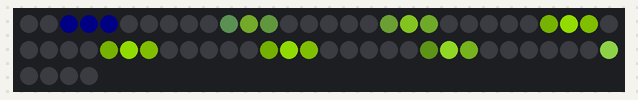
Bench run of a sketch on a simulated Arduino Uno, built with avr-gcc and run on an emulated ATmega328P. Parts: 64 RGB LEDs in strip order, left to right, continuing on the next row. Dim RGB values are drawn brighter than linear; random numbers use the default seed unless the sketch sets one.

Above: at 0.17 s.
At 11.01 s:
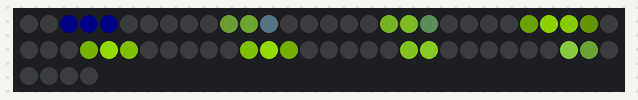
At 38.71 s:
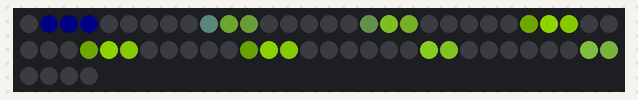

The sketch:

dotstar_candle1.ino
```cpp
#include <Adafruit_DotStar.h>
#include <SPI.h>

#define PT_EN    0
#define pt(x)    if(PT_EN) Serial.print(x)
#define pl(x)    if(PT_EN) Serial.println(x)

#define NUMPIXELS 64 //
#define DATAPIN    2
#define CLOCKPIN   3
Adafruit_DotStar strip(NUMPIXELS, DATAPIN, CLOCKPIN, DOTSTAR_BRG);

void setup() {
  if(PT_EN) Serial.begin(115200);
  if(PT_EN) delay(1000);

  strip.begin(); // Initialize pins for output
  strip.show();  // Turn all LEDs off ASAP

  randomSeed(analogRead(A0));
}

long t = 0;

int      head  = 0, tail = -2; // Index of first 'on' and 'off' pixels
uint32_t color = 0xFF0000;      // 'On' color (starts red)
int led = 0;

float dim = 1.6;

double candleSlope = 0.2;
float baseX = 3.1;
float baseMin = 1.8;
float baseMax = 6.2;

float baseY = 2.2;      // static base drawn up to here
float flameWaist = 4.9; // height from which is narrows
float flameBase = 1.6;  // width of base, below waist
float flameTip = 0.8;   // width at tip

// * Vary flame base
  int baseRanFreq = 60;
  int baseRanStep = 20;  // mag of random var
//  int baseXret = 2000;


// * Vary flame slope
  int slopeRanFreq = 30;  // prob /1000 of adding random slope
  float slopeLim = 2.8;
  float slopeStep = 0.029;  // 0.015
  float slopeReturn = 0.3;


void loop() {


  led = 0;
  for( int r=0; r<8; r++)
  {
    for(int c=0; c<8; c++)
    {
      float bright = 0;

      if(r<=baseY)
      {
        // * bottom rows
        if( abs(baseX-c)<flameBase ){ // if inside flame base
          //bright = map_f(r,0.0,baseY, 1.0,255.0);
          bright = map_f( abs(baseX-c), 0,flameBase, 80.0*r, 1.0 );
        }
        else{
          bright = 0.0;
        }
        draw_base(bright);
      }
      else
      {
        // flame up

        // pos of flame on that row
        float rowFlameX = baseX + (r-baseY) * candleSlope / 10;

        // bright by X dist from there
        float dist = abs(rowFlameX-c);
        float width = flameBase;

        if(r>flameWaist)
          width = map_f(r, flameWaist,7, flameBase,flameTip );

        if( dist <width ){
          bright = map_f(dist,0,width,255,30);
        }
        else{
          bright = 0;
        }

        draw_brightness(bright,r);
      }


    }
  }

  // * Random Flame Slope

  //candleSlope -= 0.1;
  //if(candleSlope<-slopeLim)    candleSlope = slopeLim;


  // * Flame random slope
  if(random(1000)<slopeRanFreq) {
    candleSlope = float(random(-35,35)) / 10;
    pt(" slope ran : ");  pl(candleSlope);
  }

  // * flame slope return
  if(candleSlope<-slopeReturn)
      candleSlope += slopeStep;
  else if(candleSlope>slopeReturn)
      candleSlope -= slopeStep;

  // * random base
  if(random(1000)<baseRanFreq)
  {
    baseX += float(random(-baseRanStep,baseRanStep)) /100;
    if(baseX > baseMax)  baseX = baseMax;
    if(baseX < baseMin)  baseX = baseMin;
    pt("Ran base :\t"); pl(baseX);
  }


  if(millis()-t>100)  {
    pt("pt: ");  pt(candleSlope); pt("\t"); pt(baseX);       pl();
    t = millis();
  }

  strip.show();                     // Refresh strip
//  delay(5);

  // Eo loop
}


void draw_base(float bright)
{
  uint8_t r,g,b;
//  float dim = 2.0;
  r = int(bright/dim);
  g = int(bright/dim*2/3);

  //b = int((bright+16)/dim/5);
  if(bright>0)     b = int((bright)/20)+8;
  else             b = 0;


  uint32_t col = g;
  col = (col<<8);
  col += r;
  col = (col<<8);
  col += b;

  strip.setPixelColor(led, col);
  led++;
}

void draw_brightness(float bright, int coll){

  uint8_t r,g,b;

  r = int(bright/dim);
  g = int(bright/dim*2/3);

  if(coll>flameWaist){
    // quite yellowy
    b = map_f(bright,0,255,0,(coll-flameWaist)*40) / dim;
//    if(bright>230) b = map_f(bright,220,255,0,30);
  }
  else{
    // slightly more red-ish
    b = 0;
  }


  uint32_t col = g;
  col = (col<<8);
  col += r;
  col = (col<<8);
  col += b;

  strip.setPixelColor(led, col);
  led++;
}


float map_f( float val, float Min, float Max, float OMin, float OMax)
{
  float ratio = (val-Min) / ( Max-Min);
  float res = OMin + ratio * (OMax-OMin);
  return res;
}
```
